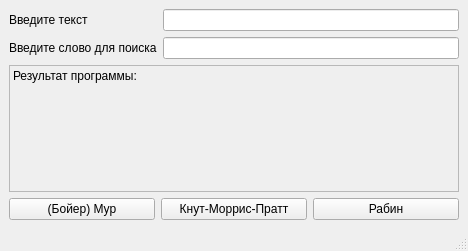
<?xml version="1.0" encoding="UTF-8"?>
<ui version="4.0">
 <class>MainWindow</class>
 <widget class="QMainWindow" name="MainWindow">
  <property name="geometry">
   <rect>
    <x>0</x>
    <y>0</y>
    <width>468</width>
    <height>251</height>
   </rect>
  </property>
  <property name="windowTitle">
   <string>MainWindow</string>
  </property>
  <widget class="QWidget" name="centralwidget">
   <layout class="QGridLayout" name="gridLayout">
    <item row="0" column="0">
     <layout class="QVBoxLayout" name="verticalLayout_3">
      <item>
       <layout class="QHBoxLayout" name="horizontalLayout">
        <item>
         <layout class="QVBoxLayout" name="verticalLayout_2">
          <item>
           <widget class="QLabel" name="label">
            <property name="text">
             <string>Введите текст</string>
            </property>
           </widget>
          </item>
          <item>
           <widget class="QLabel" name="label_2">
            <property name="text">
             <string>Введите слово для поиска</string>
            </property>
           </widget>
          </item>
         </layout>
        </item>
        <item>
         <layout class="QVBoxLayout" name="verticalLayout">
          <item>
           <widget class="QLineEdit" name="textline"/>
          </item>
          <item>
           <widget class="QLineEdit" name="keyline"/>
          </item>
         </layout>
        </item>
       </layout>
      </item>
      <item>
       <widget class="QLabel" name="result">
        <property name="sizePolicy">
         <sizepolicy hsizetype="Expanding" vsizetype="Expanding">
          <horstretch>0</horstretch>
          <verstretch>0</verstretch>
         </sizepolicy>
        </property>
        <property name="focusPolicy">
         <enum>Qt::StrongFocus</enum>
        </property>
        <property name="acceptDrops">
         <bool>true</bool>
        </property>
        <property name="frameShape">
         <enum>QFrame::StyledPanel</enum>
        </property>
        <property name="frameShadow">
         <enum>QFrame::Sunken</enum>
        </property>
        <property name="text">
         <string>Результат программы: </string>
        </property>
        <property name="alignment">
         <set>Qt::AlignLeading|Qt::AlignLeft|Qt::AlignTop</set>
        </property>
        <property name="wordWrap">
         <bool>true</bool>
        </property>
       </widget>
      </item>
      <item>
       <layout class="QHBoxLayout" name="horizontalLayout_2">
        <item>
         <widget class="QPushButton" name="bm">
          <property name="text">
           <string>(Бойер) Мур</string>
          </property>
         </widget>
        </item>
        <item>
         <widget class="QPushButton" name="kmp">
          <property name="text">
           <string>Кнут-Моррис-Пратт</string>
          </property>
         </widget>
        </item>
        <item>
         <widget class="QPushButton" name="rabin">
          <property name="text">
           <string>Рабин</string>
          </property>
         </widget>
        </item>
       </layout>
      </item>
     </layout>
    </item>
   </layout>
  </widget>
  <widget class="QStatusBar" name="statusbar"/>
 </widget>
 <resources/>
 <connections/>
</ui>
